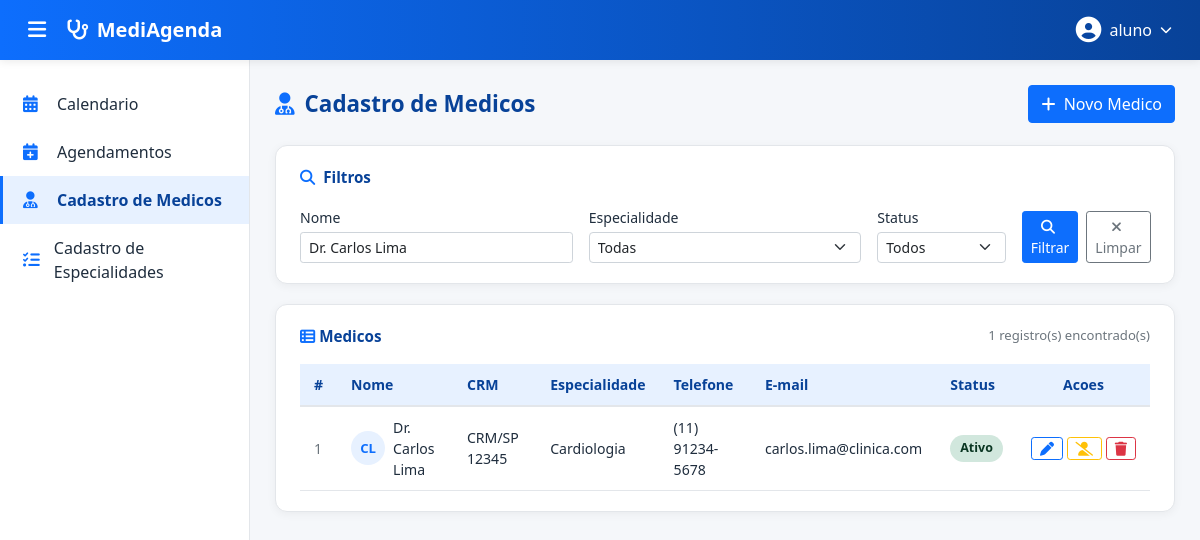
Screenshot of /www/cadastro_medicos.php?nome=Dr. Carlos Lima (signed in) with the database file from the repository.
### tables this page shows
create table if not exists usuario (
    cod_usuario int unsigned not null auto_increment,
    nome varchar(150) not null,
    email varchar(150) not null,
    username varchar(255) not null unique,
    pass varchar(20) not null,
    primary key (cod_usuario)
);

CREATE TABLE IF NOT EXISTS medicos (
    id               INT          UNSIGNED NOT NULL AUTO_INCREMENT,
    nome             VARCHAR(150) NOT NULL,
    crm              VARCHAR(20)  NOT NULL,
    especialidade_id INT          UNSIGNED NOT NULL,
    telefone         VARCHAR(20)           DEFAULT NULL,
    email            VARCHAR(150)          DEFAULT NULL,
    status           ENUM('Ativo','Inativo') NOT NULL DEFAULT 'Ativo',
    created_at       TIMESTAMP    NOT NULL DEFAULT CURRENT_TIMESTAMP,
    updated_at       TIMESTAMP    NOT NULL DEFAULT CURRENT_TIMESTAMP ON UPDATE CURRENT_TIMESTAMP,

    PRIMARY KEY (id),
    UNIQUE KEY uq_medico_crm (crm),
    KEY fk_medico_especialidade_idx (especialidade_id),

    CONSTRAINT fk_medico_especialidade
        FOREIGN KEY (especialidade_id)
        REFERENCES especialidades (id)
        ON UPDATE CASCADE
        ON DELETE RESTRICT
);

CREATE TABLE IF NOT EXISTS especialidades (
    id         INT          UNSIGNED NOT NULL AUTO_INCREMENT,
    nome       VARCHAR(100) NOT NULL,
    status     ENUM('Ativo','Inativo') NOT NULL DEFAULT 'Ativo',
    created_at TIMESTAMP    NOT NULL DEFAULT CURRENT_TIMESTAMP,
    updated_at TIMESTAMP    NOT NULL DEFAULT CURRENT_TIMESTAMP ON UPDATE CURRENT_TIMESTAMP,

    PRIMARY KEY (id),
    UNIQUE KEY uq_especialidade_nome (nome)
);

### www/cadastro_medicos.php (the view, shortened to what this page needs)
<?php
require_once("conexao.php");
function h($valor) {
    return htmlspecialchars((string)$valor, ENT_QUOTES, 'UTF-8');
}
$cod_usuario = (int)$_SESSION['cod_usuario'];
$operadorNome = "";
$usuarioSql = "SELECT nome, email FROM usuario WHERE cod_usuario = $cod_usuario";
$usuarioResult = mysqli_query($conexao_bd, $usuarioSql);
if ($usuario = mysqli_fetch_assoc($usuarioResult)) {
    $operadorNome = $usuario['nome'];
}
$filtroNome = trim(isset($_GET['nome']) ? $_GET['nome'] : '');
$where = array();
if ($filtroNome !== '') {
    $nomeBusca = mysqli_real_escape_string($conexao_bd, $filtroNome);
    $where[] = "m.nome LIKE '%$nomeBusca%'";
}
$whereSql = count($where) ? "WHERE " . implode(" AND ", $where) : "";
$medicos = array();
$sqlMedicos = "SELECT m.id, m.nome, m.crm, m.especialidade_id, e.nome AS especialidade,
                      m.telefone, m.email, m.status
                 FROM medicos m
                 JOIN especialidades e ON e.id = m.especialidade_id
                 $whereSql
             ORDER BY m.nome";
$medicosResult = mysqli_query($conexao_bd, $sqlMedicos);
while ($med = mysqli_fetch_assoc($medicosResult)) {
    $medicos[] = $med;
}
?>
<!DOCTYPE html>
<html lang="pt-BR">
<head>
    <link href="https://cdn.jsdelivr.net/npm/bootstrap@5.0.2/dist/css/bootstrap.min.css" rel="stylesheet">
    <link rel="stylesheet" href="https://cdnjs.cloudflare.com/ajax/libs/font-awesome/6.5.1/css/all.min.css">
</head>
<body>
    <nav class="navbar-topo d-flex align-items-center justify-content-between px-3">
        <div class="d-flex align-items-center gap-2">
            <button class="btn-sanduiche" id="btnSanduiche" title="Menu"><i class="fa-solid fa-bars"></i></button>
            <a class="navbar-brand mb-0 d-flex align-items-center" href="principal.php"><i class="fa-solid fa-stethoscope"></i><span>MediAgenda</span></a>
        </div>
        <div class="dropdown">
            <button class="operador-toggle" type="button" id="dropdownOperador" data-bs-toggle="dropdown" aria-expanded="false">
                <i class="fa-solid fa-circle-user"></i><span class="d-none d-md-inline"><?php echo h($operadorNome) ?></span><i class="fa-solid fa-chevron-down" style="font-size:0.75rem;"></i>
            </button>
        </div>
    </nav>
    <aside class="sidebar" id="sidebar">
        <ul class="nav flex-column">
            <li class="nav-item"><a class="nav-link" href="principal.php"><i class="fa-solid fa-calendar-days"></i> Calendario</a></li>
            <li class="nav-item"><a class="nav-link" href="cadastro_agendas.php"><i class="fa-solid fa-calendar-plus"></i> Agendamentos</a></li>
            <li class="nav-item"><a class="nav-link ativo" href="cadastro_medicos.php"><i class="fa-solid fa-user-doctor"></i> Cadastro de Medicos</a></li>
            <li class="nav-item"><a class="nav-link" href="cadastro_especialidades.php"><i class="fa-solid fa-list-check"></i> Cadastro de Especialidades</a></li>
        </ul>
    </aside>
    <main class="conteudo-principal" id="conteudoPrincipal">
        <div class="page-header">
            <h2><i class="fa-solid fa-user-doctor"></i> Cadastro de Medicos</h2>
            <button class="btn btn-primary" data-bs-toggle="modal" data-bs-target="#modalFormMedico"><i class="fa-solid fa-plus me-1"></i> Novo Medico</button>
        </div>
        <div class="card-pagina">
            <div class="card-titulo"><i class="fa-solid fa-magnifying-glass"></i> Filtros</div>
            <form method="GET" action="cadastro_medicos.php">
                <div class="row g-3">
                    <div class="col-md-4">
                        <label for="filtroNome">Nome</label>
                        <input type="text" class="form-control form-control-sm" id="filtroNome" name="nome" placeholder="Nome do medico" value="<?php echo h($filtroNome) ?>">
                    </div>
                    <div class="col-md-4">
                        <label for="filtroEspecialidade">Especialidade</label>
                        <select class="form-select form-select-sm" id="filtroEspecialidade" name="especialidade">
                            <option value="">Todas</option>
                        </select>
                    </div>
                    <div class="col-md-2">
                        <label for="filtroStatus">Status</label>
                        <select class="form-select form-select-sm" id="filtroStatus" name="status">
                            <option value="">Todos</option>
                        </select>
                    </div>
                    <div class="col-md-2 d-flex align-items-end gap-2">
                        <button type="submit" class="btn btn-primary btn-sm"><i class="fa-solid fa-magnifying-glass me-1"></i> Filtrar</button>
                        <a href="cadastro_medicos.php" class="btn btn-outline-secondary btn-sm"><i class="fa-solid fa-xmark me-1"></i> Limpar</a>
                    </div>
                </div>
            </form>
        </div>
        <div class="card-pagina">
            <div class="card-titulo d-flex justify-content-between align-items-center">
                <span><i class="fa-solid fa-table-list"></i> Medicos</span>
                <span class="text-muted" style="font-size:0.82rem; font-weight:400;"><?php echo count($medicos) ?> registro(s) encontrado(s)</span>
            </div>
            <div class="table-responsive">
                <table class="tabela-medicos">
                    <thead>
                        <tr>
                            <th>#</th><th>Nome</th><th>CRM</th><th>Especialidade</th><th>Telefone</th><th>E-mail</th><th>Status</th><th class="text-center">Acoes</th>
                        </tr>
                    </thead>
                    <tbody>
                        <?php if (empty($medicos)): ?>
                            <tr><td colspan="8" class="text-center text-muted py-4"><i class="fa-solid fa-user-xmark me-2"></i>Nenhum medico encontrado.</td></tr>
                        <?php else: ?>
                            <?php foreach ($medicos as $med):
                                $partesNome = preg_split('/\s+/', str_replace(array('Dr.', 'Dra.'), '', $med['nome']));
                                $iniciais = '';
                                foreach ($partesNome as $parte) {
                                    if ($parte !== '') {
                                        $iniciais .= strtoupper(substr($parte, 0, 1));
                                    }
                                    if (strlen($iniciais) >= 2) break;
                                }
                                $iniciais = $iniciais ?: strtoupper(substr($med['nome'], 0, 1));
                                $classeBadge = $med['status'] === 'Ativo' ? 'badge-ativo' : 'badge-inativo';
                            ?>
                                <tr>
                                    <td class="text-muted"><?php echo (int)$med['id'] ?></td>
                                    <td><div class="d-flex align-items-center"><span class="avatar-medico"><?php echo h($iniciais) ?></span><?php echo h($med['nome']) ?></div></td>
                                    <td><?php echo h($med['crm']) ?></td>
                                    <td><?php echo h($med['especialidade']) ?></td>
                                    <td><?php echo h($med['telefone']) ?></td>
                                    <td><?php echo h($med['email']) ?></td>
                                    <td><span class="badge-status <?php echo $classeBadge ?>"><?php echo h($med['status']) ?></span></td>
                                    <td class="text-center" style="white-space:nowrap;">
                                        <button class="btn btn-sm btn-outline-primary py-0 px-2 btn-editar" title="Editar"
                                                data-id="<?php echo (int)$med['id'] ?>"
                                                data-nome="<?php echo h($med['nome']) ?>"
                                                data-crm="<?php echo h($med['crm']) ?>"
                                                data-especialidade-id="<?php echo (int)$med['especialidade_id'] ?>"
                                                data-telefone="<?php echo h($med['telefone']) ?>"
                                                data-email="<?php echo h($med['email']) ?>"
                                                data-status="<?php echo h($med['status']) ?>">
                                            <i class="fa-solid fa-pen"></i>
                                        </button>
                                        <button class="btn btn-sm btn-outline-warning py-0 px-2 btn-inativar" title="Inativar" data-id="<?php echo (int)$med['id'] ?>" data-nome="<?php echo h($med['nome']) ?>">
                                            <i class="fa-solid fa-user-slash"></i>
                                        </button>
                                        <button class="btn btn-sm btn-outline-danger py-0 px-2 btn-excluir" title="Excluir definitivamente" data-id="<?php echo (int)$med['id'] ?>" data-nome="<?php echo h($med['nome']) ?>">
                                            <i class="fa-solid fa-trash"></i>
                                        </button>
                                    </td>
                                </tr>
                            <?php endforeach; ?>
                        <?php endif; ?>
                    </tbody>
                </table>
            </div>
        </div>
    </main>
</body>
</html>

### www/cadastro_medicos.php (style rules this page uses)
:root { --azul-primario:#0d6efd; --azul-escuro:#084298; --azul-claro:#e7f1ff; --cinza-fundo:#f5f7fa; --cinza-borda:#e3e6ea; --texto-escuro:#1f2d3d; --sidebar-larg:250px; }
body { background-color:var(--cinza-fundo); font-family:'Segoe UI', Tahoma, sans-serif; color:var(--texto-escuro); overflow-x:hidden; }
.navbar-topo { background:linear-gradient(90deg,var(--azul-primario) 0%,var(--azul-escuro) 100%); height:60px; box-shadow:0 2px 8px rgba(0,0,0,0.08); position:fixed; top:0; left:0; right:0; z-index:1030; }
.navbar-topo .navbar-brand { color:#fff; font-weight:600; font-size:1.25rem; }
.navbar-topo .navbar-brand i { margin-right:8px; }
.btn-sanduiche { background:transparent; border:none; color:#fff; font-size:1.3rem; padding:6px 12px; border-radius:6px; transition:background 0.2s; }
.operador-toggle { background:transparent; border:none; color:#fff; display:flex; align-items:center; gap:8px; padding:6px 12px; border-radius:30px; transition:background 0.2s; }
.operador-toggle i.fa-circle-user { font-size:1.6rem; }
.sidebar { position:fixed; top:60px; left:0; width:var(--sidebar-larg); height:calc(100vh - 60px); background:#fff; border-right:1px solid var(--cinza-borda); padding:20px 0; transition:transform 0.3s ease; z-index:1020; overflow-y:auto; }
.sidebar .nav-link { color:var(--texto-escuro); padding:12px 20px; border-left:3px solid transparent; transition:all 0.2s; display:flex; align-items:center; gap:12px; }
.sidebar .nav-link i { width:22px; color:var(--azul-primario); font-size:1.05rem; }
.sidebar .nav-link:hover, .sidebar .nav-link.ativo { background:var(--azul-claro); border-left-color:var(--azul-primario); color:var(--azul-escuro); }
.sidebar .nav-link.ativo { font-weight:600; }
.conteudo-principal { margin-top:60px; margin-left:var(--sidebar-larg); padding:25px; transition:margin-left 0.3s ease; min-height:calc(100vh - 60px); }
.page-header { display:flex; align-items:center; justify-content:space-between; flex-wrap:wrap; gap:12px; margin-bottom:22px; }
.page-header h2 { font-size:1.4rem; font-weight:700; color:var(--azul-escuro); margin:0; display:flex; align-items:center; gap:10px; }
.page-header h2 i, .card-pagina .card-titulo i { color:var(--azul-primario); }
.card-pagina { background:#fff; border-radius:12px; box-shadow:0 2px 10px rgba(0,0,0,0.05); border:1px solid var(--cinza-borda); padding:20px 24px; margin-bottom:20px; }
.card-pagina .card-titulo { font-weight:600; font-size:0.95rem; color:var(--azul-escuro); margin-bottom:16px; display:flex; align-items:center; gap:8px; }
.tabela-medicos { width:100%; border-collapse:separate; border-spacing:0; font-size:0.88rem; }
.tabela-medicos thead th { background:var(--azul-claro); color:var(--azul-escuro); font-weight:600; padding:10px 14px; border-bottom:2px solid var(--cinza-borda); white-space:nowrap; }
.tabela-medicos tbody td { padding:10px 14px; border-bottom:1px solid var(--cinza-borda); vertical-align:middle; }
.badge-status { display:inline-block; padding:4px 10px; border-radius:20px; font-size:0.78rem; font-weight:600; }
.badge-ativo { background:#d1e7dd; color:#0a3622; }
.avatar-medico { width:34px; height:34px; border-radius:50%; background:var(--azul-claro); color:var(--azul-primario); display:inline-flex; align-items:center; justify-content:center; font-weight:700; font-size:0.82rem; margin-right:8px; flex-shrink:0; }
.modal-form label, .card-pagina label { font-weight:500; font-size:0.88rem; margin-bottom:4px; }

### rows the page displays
usuario: nome "aluno"
medicos: id "1", iniciais "CL", nome "Dr. Carlos Lima", crm "CRM/SP 12345", especialidade.nome "Cardiologia", telefone "(11) 91234-5678", email "carlos.lima@clinica.com", status "Ativo"

### other values shown
count($medicos) "1"
